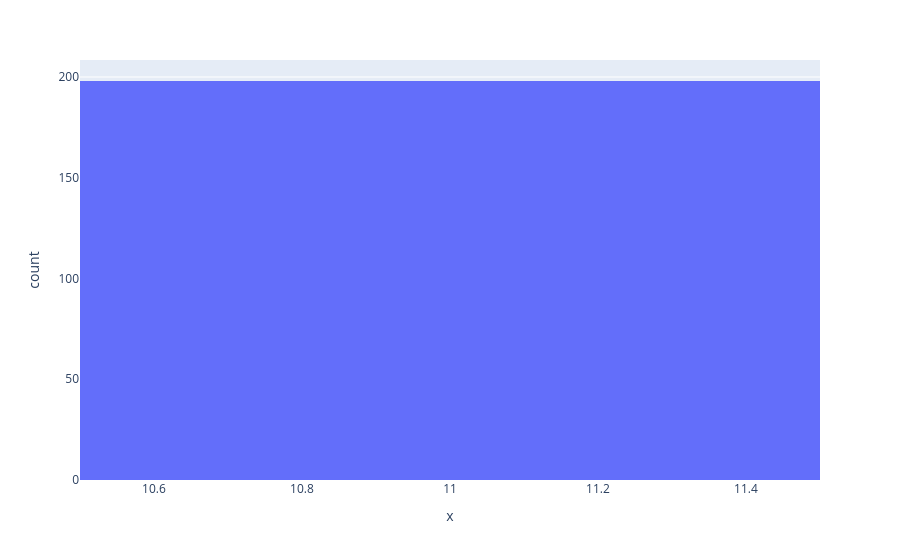

The notebook cell this image was saved under:
### Code cell
# Para graficar existen multiples librerias en este caso se usa plotly
import plotly.express as px

fig = px.histogram(x = datos.query('edad >= 17 and edad <= 30 and facultad == 11')['facultad'])

fig.show()

### Figure 1 — Plotly figure (JSON) as saved in the notebook; plotly's stock layout.template omitted (floating-point values rounded to 4 significant figures; data arrays with more than 128 entries replaced by an {"elided": "..."} marker saying what was removed)
{"data": [{"bingroup": "x", "hovertemplate": "x=%{x}<br>count=%{y}<extra></extra>", "legendgroup": "", "marker": {"color": "#636efa", "pattern": {"shape": ""}}, "name": "", "orientation": "v", "showlegend": false, "type": "histogram", "x": {"elided": "198 int values"}, "xaxis": "x", "yaxis": "y"}], "layout": {"barmode": "relative", "legend": {"tracegroupgap": 0}, "margin": {"t": 60}, "xaxis": {"anchor": "y", "domain": [0, 1], "title": {"text": "x"}}, "yaxis": {"anchor": "x", "domain": [0, 1], "title": {"text": "count"}}}}
